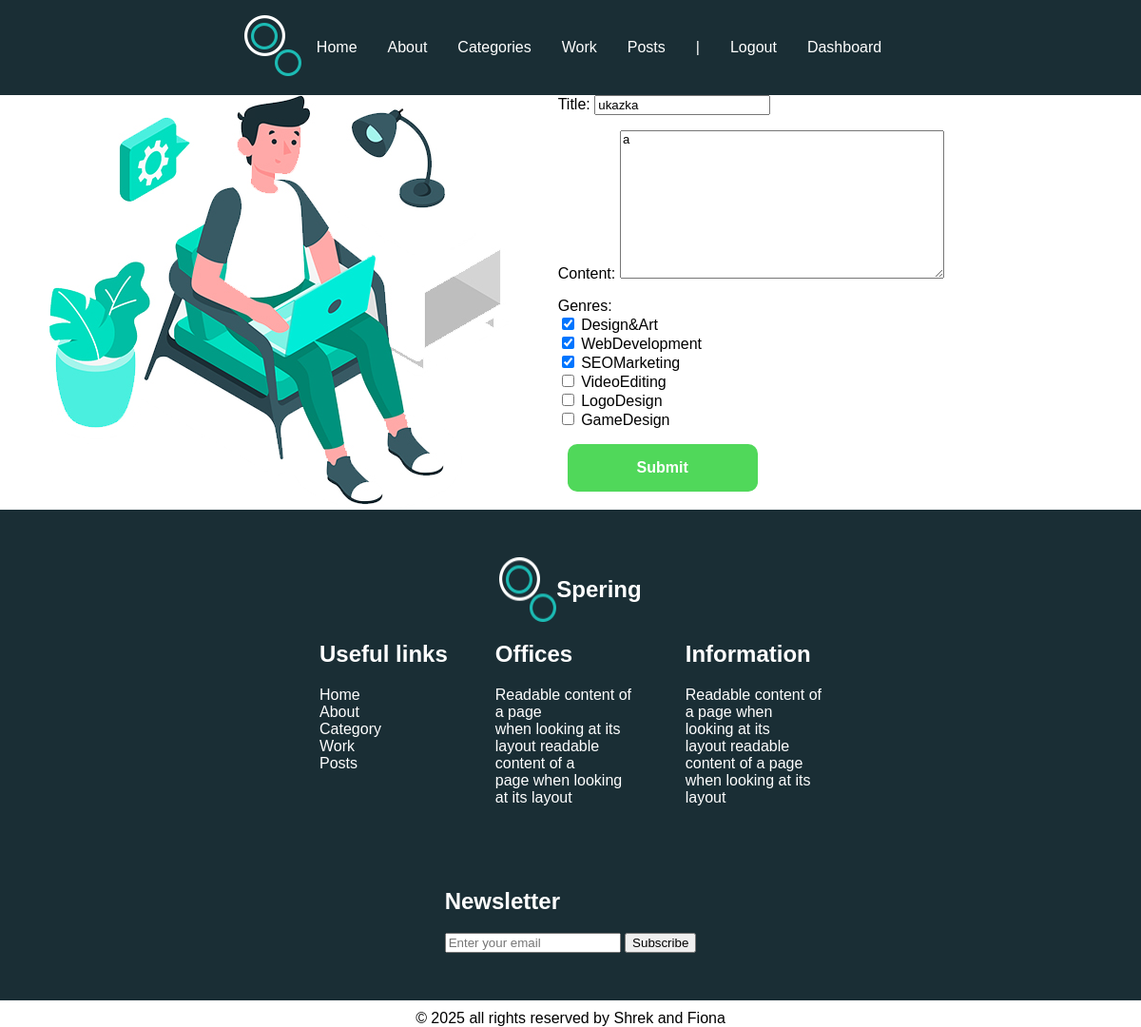
Page /update_post/22/ (signed in) on the earlier database version.
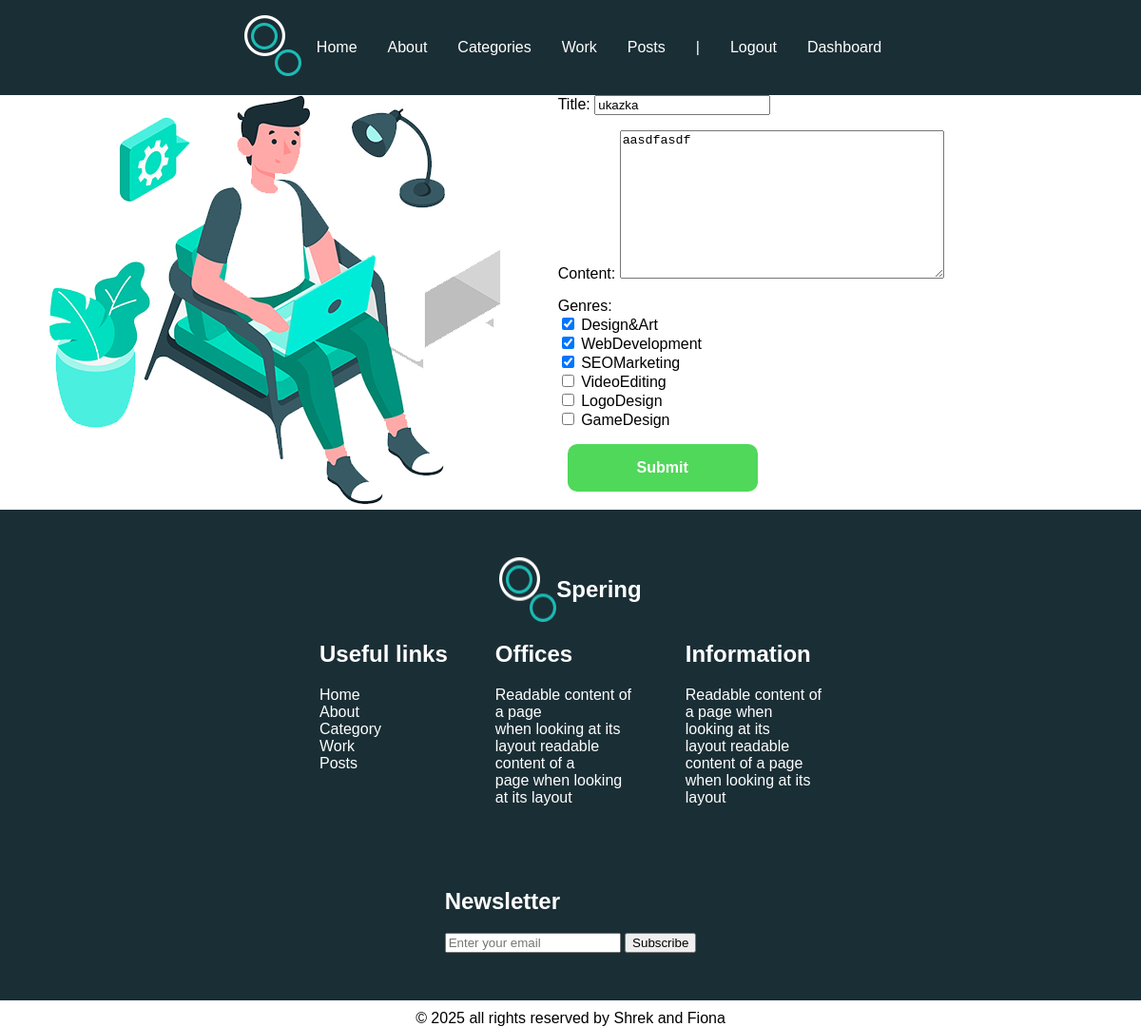
Same page on the later database version.
### myApp/models.py (models this page shows, shortened)
class Post(models.Model):
    title = models.CharField(max_length=50)
    author_name = models.ForeignKey(User, on_delete=models.CASCADE)
    content = models.TextField(null=False, blank = False)
    created_at = models.DateTimeField(auto_now_add=True)
    update = models.DateTimeField(auto_now=True)
    genres = models.ManyToManyField(Genre)

### myApp/views.py (the view)
# urls.py: path('update_post/<int:pk>/', views.update_post, name='update_post'),
@login_required(login_url='login')
def update_post(request, pk):
    post = get_object_or_404(Post, pk=pk)
    if request.user != post.author_name and not request.user.is_superuser and request.user.profile.role != 'admin':
        return JsonResponse({'success': False, 'error': 'You are not authorized to update this post'})
    if request.method == 'POST':
        form = PostForm(request.POST, instance=post)
        if form.is_valid():
            form.save()
            return JsonResponse({'success': True})
        else:
            return JsonResponse({'success': False, 'errors': form.errors})
    else:
        form = PostForm(instance=post)
    return render(request, 'myApp/post_form.html', {'form': form, 'is_update': True, 'post': post})

### myApp/forms.py
class PostForm(forms.ModelForm):
    genres = forms.ModelMultipleChoiceField(queryset=Genre.objects.all(), widget=forms.CheckboxSelectMultiple)
    class Meta:
        model = Post
        fields = ['title', 'content', 'genres']
        widgets = {
            'title': TextInput(attrs={'class': 'form-control',
                                      'style': 'max-width:  500px;',
                                      'placeholder': 'Title'}),
            'content': forms.Textarea(attrs={'class': 'form-control',
                                             'style': 'max-width: 500px;',
                                             'placeholder': 'Content'}),
            'genres': forms.CheckboxSelectMultiple(),
        }

### myApp/models.py (called while the page is built)
    def __str__(self):
        return self.name

### myApp/templates/myApp/post_form.html (shortened to what this page needs)
{% load static %}
<!DOCTYPE html>
<html lang="en">
<head>
    <link rel="stylesheet" href="{% static 'style.css' %}">
</head>
<body>
<div class="grid-layout container">
    {% include 'myApp/header.html' %}
    <div class="sidebar">
        <img src="{% static 'images/experience-img.jpg' %}" class="image indexImage" alt="">
    </div>
    <div class="main">
        <form method="POST" action="" class="form-container" id="post-form">
            <div class="form-group">
                <label for="{{ form.title.id_for_label }}">Title:</label>
                {{ form.title }}
            </div>
            <div class="form-group">
                <label for="{{ form.content.id_for_label }}">Content:</label>
                {{ form.content }}
            </div>
            <div class="form-group">
                <label for="{{ form.genres.id_for_label }}">Genres:</label>
                {{ form.genres }}
            </div>
            <div class="form-group">
                <input type="submit" value="Submit" class="btn1">
            </div>
        </form>
    </div>
    {% include 'myApp/footer.html' %}
</div>
</body>
</html>

Differences in the rows shown:
changed Post "ukazka": content "a" → "aasdfasdf"
